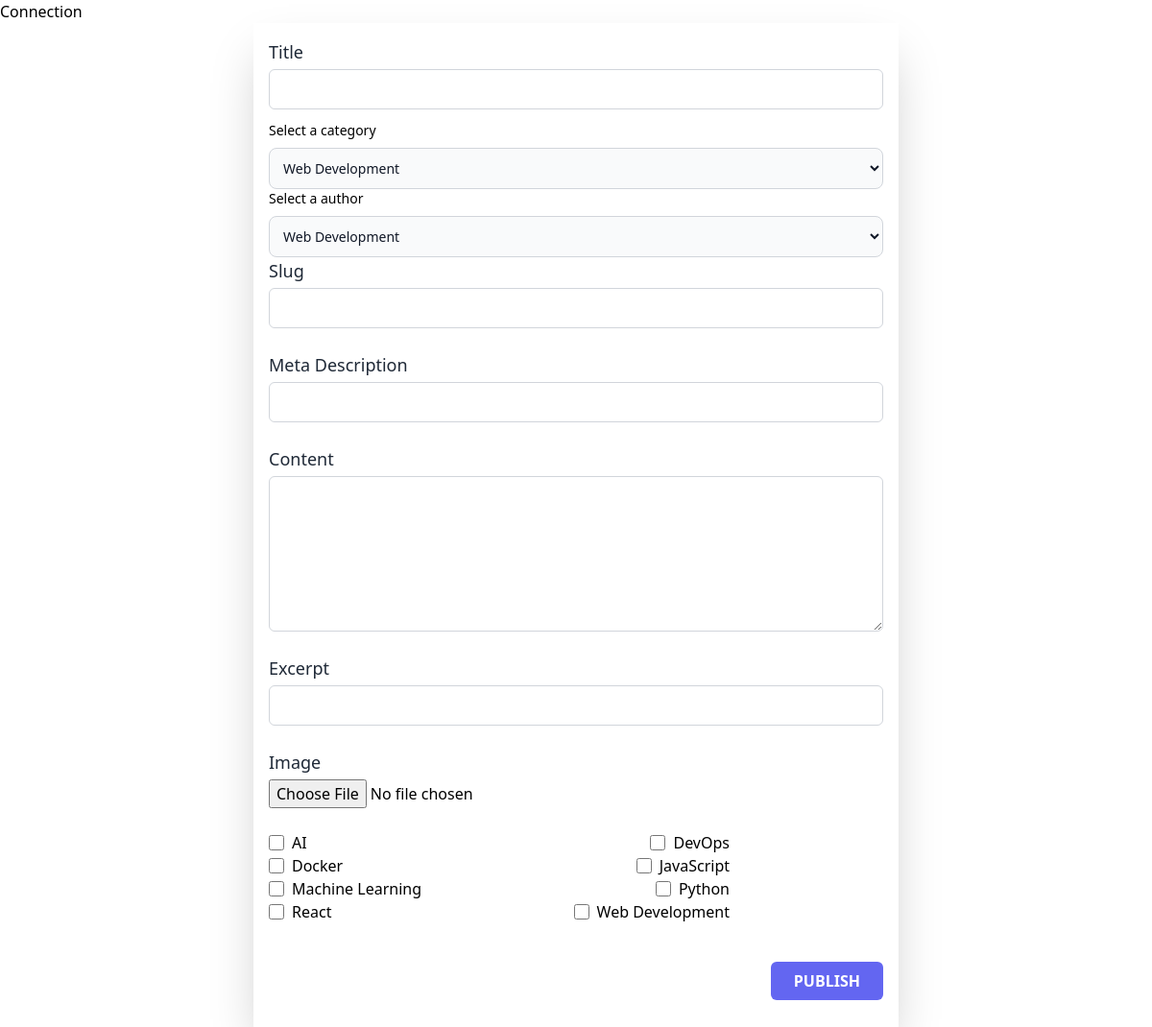
The page /views/articles/add_article_form.php (signed in) on the database its author committed.
### tables this page shows
CREATE TABLE tags (
    id BIGINT PRIMARY KEY AUTO_INCREMENT,
    name VARCHAR(255) NOT NULL UNIQUE
);

### config/database.php (called while the page is built, shortened)
<?php
class Database{
    private static $con ;
    private static $DB_SERVER ="127.0.0.1";
    private static $DB_USERNAME ="root";
    private static $DB_PASSWORD ="";
    private static $DB_NAME ="devblog_db";
    public static function makeconnection(){
    try {
        $dsn = "mysql:host=" . self::$DB_SERVER . ";dbname=" . self::$DB_NAME . ";charset=utf8mb4";
        self::$con = new PDO($dsn, self::$DB_USERNAME, self::$DB_PASSWORD);
        self::$con->setAttribute(PDO::ATTR_ERRMODE, PDO::ERRMODE_EXCEPTION);
       } catch (PDOException $e) {
        die("Connection failed: " . $e->getMessage());
      }
      return self::$con;
    }
    public static function getConnection(){
        return self::$con;
    }
    public static function getAllTags() {
        $pdo = self::getConnection();
        $query = "SELECT id, name FROM tags";
        $stmt = $pdo->query($query);
        return $stmt->fetchAll(PDO::FETCH_ASSOC);
    }
    public static function getAllCategories() {
        $pdo = self::getConnection();
        $query = "SELECT id, name FROM categories";
        $stmt = $pdo->query($query);
        return $stmt->fetchAll(PDO::FETCH_ASSOC);
    }
}
?>

### views/articles/add_article_form.php (the view, shortened to what this page needs)
<?php
$getAllCategories = Database::getAllCategories("categories");
$getAllTags = Database::getAllTags("tags");
?>
<!DOCTYPE html>
<html lang="en">
<head>
    <script src="https://cdn.tailwindcss.com"></script>
</head>
<body>
<div class="max-w-2xl mx-auto p-4 bg-gray shadow-2xl">
    <form action="" method="POST" enctype="multipart/form-data">
        <div class="mb-3">
            <label for="title" class="block text-lg font-medium text-gray-800 mb-1">Title</label>
            <input type="text" id="title" name="title" class="w-full px-4 py-2 border border-gray-300 rounded-md focus:outline-none focus:border-indigo-500" required>
        </div>
        <label for="category" class="block mb-2 text-sm font-medium text-black">Select a category</label>
        <select id="category" name="category" class="bg-gray-50 border border-gray-300 text-gray-900 text-sm rounded-lg focus:ring-blue-500 focus:border-blue-500 block w-full p-2.5">
            <?php foreach ($getAllCategories as $category) : ?>
                <option value="<?= htmlspecialchars($category['id']) ?>"><?= htmlspecialchars($category['name']) ?></option>
            <?php endforeach; ?>
        </select>
          <label for="author" class="block mb-2 text-sm font-medium text-black">Select a author</label>
        <select id="author" name="author" class="bg-gray-50 border border-gray-300 text-gray-900 text-sm rounded-lg focus:ring-blue-500 focus:border-blue-500 block w-full p-2.5">
            <?php foreach ($getAllCategories as $author) : ?>
                <option value="<?= htmlspecialchars($category['id']) ?>"><?= htmlspecialchars($author['name']) ?></option>
            <?php endforeach; ?>
        </select>
        <div class="mb-6">
            <label for="slug" class="block text-lg font-medium text-gray-800 mb-1">Slug</label>
            <input type="text" id="slug" name="slug" class="w-full px-4 py-2 border border-gray-300 rounded-md focus:outline-none focus:border-indigo-500" required>
        </div>
        <div class="mb-6">
            <label for="meta_description" class="block text-lg font-medium text-gray-800 mb-1">Meta Description</label>
            <input type="text" id="meta_description" name="meta_description" class="w-full px-4 py-2 border border-gray-300 rounded-md focus:outline-none focus:border-indigo-500" required>
        </div>
        <div class="mb-6">
            <label for="content" class="block text-lg font-medium text-gray-800 mb-1">Content</label>
            <textarea id="content" name="content" class="h-90 w-full px-4 py-2 border border-gray-300 rounded-md focus:outline-none focus:border-indigo-500" rows="6" required></textarea>
        </div>
        <div class="mb-6">
            <label for="excerpt" class="block text-lg font-medium text-gray-800 mb-1">Excerpt</label>
            <input type="text" id="excerpt" name="excerpt" class="w-full px-4 py-2 border border-gray-300 rounded-md focus:outline-none focus:border-indigo-500" required>
        </div>
        <div class="mb-6">
            <label for="image" class="block text-lg font-medium text-gray-800 mb-1">Image</label>
            <input type="file" id="image" name="image" accept="image/*" class="w-full">
        </div>
        <div class="flex wrap gap-2 mb-10">
            <div class="flex flex-wrap w-30 justify-between">
                <?php foreach ($getAllTags as $tag): ?>
                    <div class="mr-40">
                        <label class="inline-flex items-center">
                            <input type="checkbox" class="w-4 h-4 accent-red-600" name="tags[]" value="<?= htmlspecialchars($tag['id']) ?>">
                            <span class="ml-2"><?= htmlspecialchars($tag['name']) ?></span>
                        </label>
                    </div>
                <?php endforeach; ?>
            </div>
        </div>
        <div class="flex justify-end">
            <button type="submit" class="px-6 py-2 bg-indigo-500 text-white font-semibold rounded-md hover:bg-indigo-600 focus:outline-none" name="add_article">
                PUBLISH
            </button>
        </div>
    </form>
</div>
</body>
</html>

### rows shown on the page
tags: name "AI"
tags: name "DevOps"
tags: name "Docker"
tags: name "JavaScript"
tags: name "Machine Learning"
tags: name "Python"
tags: name "React"
tags: name "Web Development"

### other values the page prints
form field category "Web Development"
form field author "Web Development"
